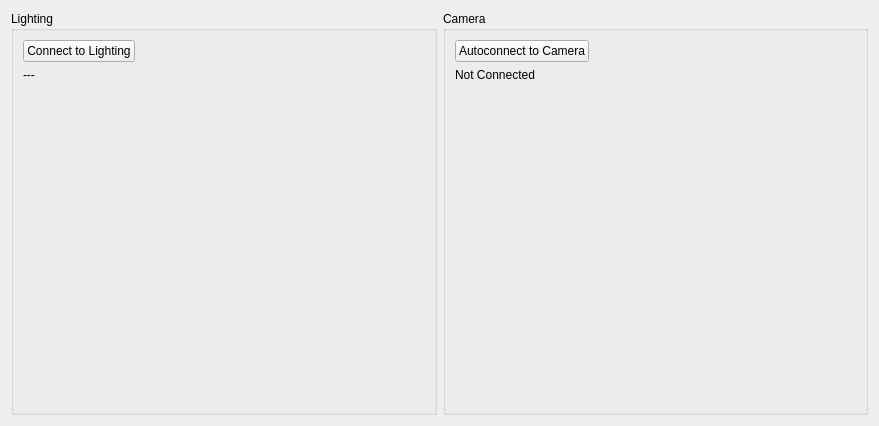
<?xml version="1.0" encoding="UTF-8"?>
<ui version="4.0">
 <class>connect</class>
 <widget class="QWidget" name="connect">
  <property name="geometry">
   <rect>
    <x>0</x>
    <y>0</y>
    <width>879</width>
    <height>426</height>
   </rect>
  </property>
  <property name="windowTitle">
   <string>Form</string>
  </property>
  <layout class="QGridLayout" name="gridLayout">
   <item row="0" column="1">
    <widget class="QGroupBox" name="groupBox_2">
     <property name="title">
      <string>Camera</string>
     </property>
     <layout class="QGridLayout" name="gridLayout_3">
      <item row="0" column="0">
       <widget class="QPushButton" name="autoconnectToCameraButton">
        <property name="sizePolicy">
         <sizepolicy hsizetype="Fixed" vsizetype="Fixed">
          <horstretch>0</horstretch>
          <verstretch>0</verstretch>
         </sizepolicy>
        </property>
        <property name="text">
         <string>Autoconnect to Camera</string>
        </property>
       </widget>
      </item>
      <item row="4" column="0">
       <spacer name="verticalSpacer_2">
        <property name="orientation">
         <enum>Qt::Vertical</enum>
        </property>
        <property name="sizeHint" stdset="0">
         <size>
          <width>20</width>
          <height>40</height>
         </size>
        </property>
       </spacer>
      </item>
      <item row="0" column="1">
       <spacer name="horizontalSpacer_2">
        <property name="orientation">
         <enum>Qt::Horizontal</enum>
        </property>
        <property name="sizeHint" stdset="0">
         <size>
          <width>40</width>
          <height>20</height>
         </size>
        </property>
       </spacer>
      </item>
      <item row="2" column="0">
       <widget class="QLabel" name="cameraMessageLabel">
        <property name="text">
         <string>Not Connected</string>
        </property>
       </widget>
      </item>
     </layout>
    </widget>
   </item>
   <item row="0" column="0">
    <widget class="QGroupBox" name="groupBox">
     <property name="title">
      <string>Lighting</string>
     </property>
     <layout class="QGridLayout" name="gridLayout_2">
      <item row="4" column="0">
       <spacer name="verticalSpacer">
        <property name="orientation">
         <enum>Qt::Vertical</enum>
        </property>
        <property name="sizeHint" stdset="0">
         <size>
          <width>20</width>
          <height>40</height>
         </size>
        </property>
       </spacer>
      </item>
      <item row="1" column="0">
       <widget class="QPushButton" name="connectToLightingButton">
        <property name="sizePolicy">
         <sizepolicy hsizetype="Fixed" vsizetype="Fixed">
          <horstretch>0</horstretch>
          <verstretch>0</verstretch>
         </sizepolicy>
        </property>
        <property name="text">
         <string>Connect to Lighting</string>
        </property>
       </widget>
      </item>
      <item row="1" column="1">
       <spacer name="horizontalSpacer">
        <property name="orientation">
         <enum>Qt::Horizontal</enum>
        </property>
        <property name="sizeHint" stdset="0">
         <size>
          <width>40</width>
          <height>20</height>
         </size>
        </property>
       </spacer>
      </item>
      <item row="2" column="0">
       <widget class="QLabel" name="lightingMessageLabel">
        <property name="text">
         <string>---</string>
        </property>
       </widget>
      </item>
     </layout>
    </widget>
   </item>
  </layout>
 </widget>
 <resources/>
 <connections/>
</ui>
